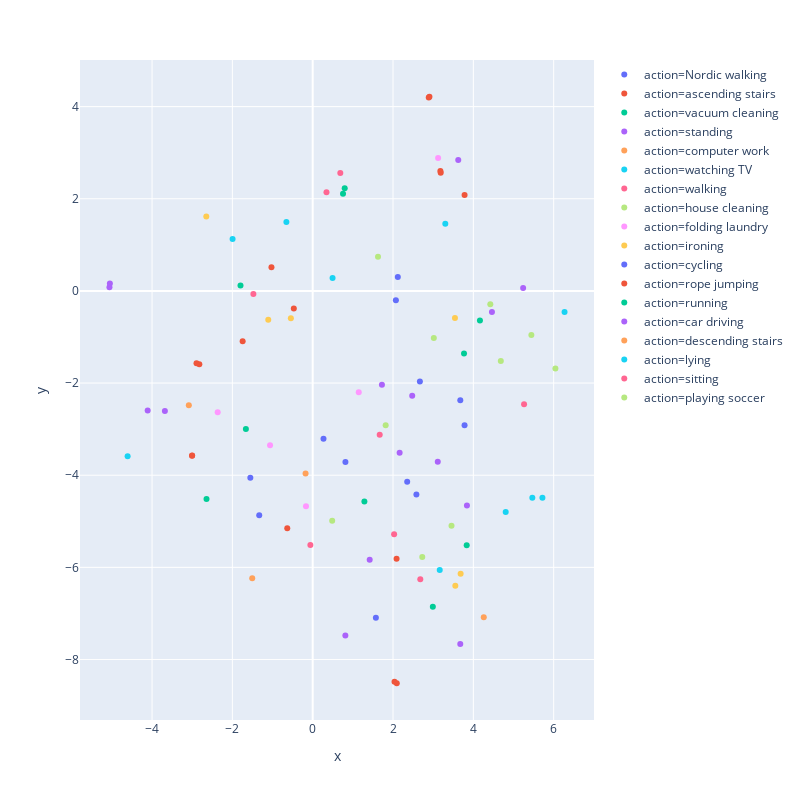

Notebook cell for this chart:
### Code cell
px.scatter(cmp_df, x='x', y='y', color='action', width=800, height=800)

### Figure 1 — Plotly figure (JSON) as saved in the notebook; plotly's stock layout.template omitted (floating-point values rounded to 4 significant figures)
{"data": [{"hoverlabel": {"namelength": 0}, "hovertemplate": "action=Nordic walking<br>x=%{x}<br>y=%{y}", "legendgroup": "action=Nordic walking", "marker": {"color": "#636efa", "symbol": "circle"}, "mode": "markers", "name": "action=Nordic walking", "showlegend": true, "type": "scatter", "x": [2.071, -1.331, -1.553, 2.119, 0.2689, 1.573], "xaxis": "x", "y": [-0.202, -4.869, -4.054, 0.3004, -3.207, -7.094], "yaxis": "y"}, {"hoverlabel": {"namelength": 0}, "hovertemplate": "action=ascending stairs<br>x=%{x}<br>y=%{y}", "legendgroup": "action=ascending stairs", "marker": {"color": "#EF553B", "symbol": "circle"}, "mode": "markers", "name": "action=ascending stairs", "showlegend": true, "type": "scatter", "x": [2.094, 2.037, -0.4702, -0.6333], "xaxis": "x", "y": [-8.516, -8.482, -0.3789, -5.151], "yaxis": "y"}, {"hoverlabel": {"namelength": 0}, "hovertemplate": "action=vacuum cleaning<br>x=%{x}<br>y=%{y}", "legendgroup": "action=vacuum cleaning", "marker": {"color": "#00cc96", "symbol": "circle"}, "mode": "markers", "name": "action=vacuum cleaning", "showlegend": true, "type": "scatter", "x": [-2.643, 4.164, -1.663, 3.768, 1.287], "xaxis": "x", "y": [-4.514, -0.6416, -2.999, -1.356, -4.571], "yaxis": "y"}, {"hoverlabel": {"namelength": 0}, "hovertemplate": "action=standing<br>x=%{x}<br>y=%{y}", "legendgroup": "action=standing", "marker": {"color": "#ab63fa", "symbol": "circle"}, "mode": "markers", "name": "action=standing", "showlegend": true, "type": "scatter", "x": [-5.061, -5.05, 3.624, -4.109, 0.8128, -3.68, 3.674, 5.24], "xaxis": "x", "y": [0.07786, 0.16, 2.843, -2.597, -7.48, -2.605, -7.664, 0.06356], "yaxis": "y"}, {"hoverlabel": {"namelength": 0}, "hovertemplate": "action=computer work<br>x=%{x}<br>y=%{y}", "legendgroup": "action=computer work", "marker": {"color": "#FFA15A", "symbol": "circle"}, "mode": "markers", "name": "action=computer work", "showlegend": true, "type": "scatter", "x": [-1.506, -3.084], "xaxis": "x", "y": [-6.237, -2.479], "yaxis": "y"}, {"hoverlabel": {"namelength": 0}, "hovertemplate": "action=watching TV<br>x=%{x}<br>y=%{y}", "legendgroup": "action=watching TV", "marker": {"color": "#19d3f3", "symbol": "circle"}, "mode": "markers", "name": "action=watching TV", "showlegend": true, "type": "scatter", "x": [4.806, -4.608, 5.72, 3.302, 5.469, 6.271], "xaxis": "x", "y": [-4.8, -3.59, -4.487, 1.456, -4.487, -0.4587], "yaxis": "y"}, {"hoverlabel": {"namelength": 0}, "hovertemplate": "action=walking<br>x=%{x}<br>y=%{y}", "legendgroup": "action=walking", "marker": {"color": "#FF6692", "symbol": "circle"}, "mode": "markers", "name": "action=walking", "showlegend": true, "type": "scatter", "x": [2.027, -0.05819, 5.263, 2.679, 1.669], "xaxis": "x", "y": [-5.284, -5.514, -2.46, -6.259, -3.121], "yaxis": "y"}, {"hoverlabel": {"namelength": 0}, "hovertemplate": "action=house cleaning<br>x=%{x}<br>y=%{y}", "legendgroup": "action=house cleaning", "marker": {"color": "#B6E880", "symbol": "circle"}, "mode": "markers", "name": "action=house cleaning", "showlegend": true, "type": "scatter", "x": [5.444, 6.043, 3.457, 3.016, 2.728, 4.684], "xaxis": "x", "y": [-0.9569, -1.686, -5.097, -1.02, -5.774, -1.519], "yaxis": "y"}, {"hoverlabel": {"namelength": 0}, "hovertemplate": "action=folding laundry<br>x=%{x}<br>y=%{y}", "legendgroup": "action=folding laundry", "marker": {"color": "#FF97FF", "symbol": "circle"}, "mode": "markers", "name": "action=folding laundry", "showlegend": true, "type": "scatter", "x": [1.147, -0.1672, -2.365, 3.122, -1.062], "xaxis": "x", "y": [-2.201, -4.673, -2.633, 2.886, -3.351], "yaxis": "y"}, {"hoverlabel": {"namelength": 0}, "hovertemplate": "action=ironing<br>x=%{x}<br>y=%{y}", "legendgroup": "action=ironing", "marker": {"color": "#FECB52", "symbol": "circle"}, "mode": "markers", "name": "action=ironing", "showlegend": true, "type": "scatter", "x": [-2.649, 3.542, 3.683, -1.107, 3.551, -0.5436], "xaxis": "x", "y": [1.617, -0.5857, -6.139, -0.6274, -6.401, -0.5936], "yaxis": "y"}, {"hoverlabel": {"namelength": 0}, "hovertemplate": "action=cycling<br>x=%{x}<br>y=%{y}", "legendgroup": "action=cycling", "marker": {"color": "#636efa", "symbol": "circle"}, "mode": "markers", "name": "action=cycling", "showlegend": true, "type": "scatter", "x": [0.8149, 2.669, 3.781, 3.675, 2.353, 2.582], "xaxis": "x", "y": [-3.712, -1.967, -2.913, -2.372, -4.141, -4.417], "yaxis": "y"}, {"hoverlabel": {"namelength": 0}, "hovertemplate": "action=rope jumping<br>x=%{x}<br>y=%{y}", "legendgroup": "action=rope jumping", "marker": {"color": "#EF553B", "symbol": "circle"}, "mode": "markers", "name": "action=rope jumping", "showlegend": true, "type": "scatter", "x": [-1.744, -3.003, -3.002, 2.907, 3.179, 2.89, 3.187, -2.823, -1.027, 2.089, 3.781, -2.893], "xaxis": "x", "y": [-1.095, -3.58, -3.57, 4.215, 2.604, 4.198, 2.565, -1.591, 0.5113, -5.814, 2.082, -1.571], "yaxis": "y"}, {"hoverlabel": {"namelength": 0}, "hovertemplate": "action=running<br>x=%{x}<br>y=%{y}", "legendgroup": "action=running", "marker": {"color": "#00cc96", "symbol": "circle"}, "mode": "markers", "name": "action=running", "showlegend": true, "type": "scatter", "x": [2.991, 0.7552, -1.798, 0.7968, 3.834], "xaxis": "x", "y": [-6.853, 2.11, 0.1168, 2.226, -5.522], "yaxis": "y"}, {"hoverlabel": {"namelength": 0}, "hovertemplate": "action=car driving<br>x=%{x}<br>y=%{y}", "legendgroup": "action=car driving", "marker": {"color": "#ab63fa", "symbol": "circle"}, "mode": "markers", "name": "action=car driving", "showlegend": true, "type": "scatter", "x": [3.114, 1.419, 2.164, 3.84, 1.724, 4.463, 2.478], "xaxis": "x", "y": [-3.71, -5.834, -3.511, -4.656, -2.039, -0.4556, -2.274], "yaxis": "y"}, {"hoverlabel": {"namelength": 0}, "hovertemplate": "action=descending stairs<br>x=%{x}<br>y=%{y}", "legendgroup": "action=descending stairs", "marker": {"color": "#FFA15A", "symbol": "circle"}, "mode": "markers", "name": "action=descending stairs", "showlegend": true, "type": "scatter", "x": [4.26, -0.1774], "xaxis": "x", "y": [-7.085, -3.963], "yaxis": "y"}, {"hoverlabel": {"namelength": 0}, "hovertemplate": "action=lying<br>x=%{x}<br>y=%{y}", "legendgroup": "action=lying", "marker": {"color": "#19d3f3", "symbol": "circle"}, "mode": "markers", "name": "action=lying", "showlegend": true, "type": "scatter", "x": [-1.995, -0.655, 0.4947, 3.163], "xaxis": "x", "y": [1.129, 1.496, 0.2792, -6.055], "yaxis": "y"}, {"hoverlabel": {"namelength": 0}, "hovertemplate": "action=sitting<br>x=%{x}<br>y=%{y}", "legendgroup": "action=sitting", "marker": {"color": "#FF6692", "symbol": "circle"}, "mode": "markers", "name": "action=sitting", "showlegend": true, "type": "scatter", "x": [0.343, -1.477, 0.6873], "xaxis": "x", "y": [2.141, -0.06845, 2.559], "yaxis": "y"}, {"hoverlabel": {"namelength": 0}, "hovertemplate": "action=playing soccer<br>x=%{x}<br>y=%{y}", "legendgroup": "action=playing soccer", "marker": {"color": "#B6E880", "symbol": "circle"}, "mode": "markers", "name": "action=playing soccer", "showlegend": true, "type": "scatter", "x": [0.4853, 4.422, 1.626, 1.817], "xaxis": "x", "y": [-4.99, -0.2896, 0.7402, -2.916], "yaxis": "y"}], "layout": {"height": 800, "legend": {"tracegroupgap": 0}, "margin": {"t": 60}, "width": 800, "xaxis": {"anchor": "y", "domain": [0, 1], "title": {"text": "x"}}, "yaxis": {"anchor": "x", "domain": [0, 1], "title": {"text": "y"}}}}
